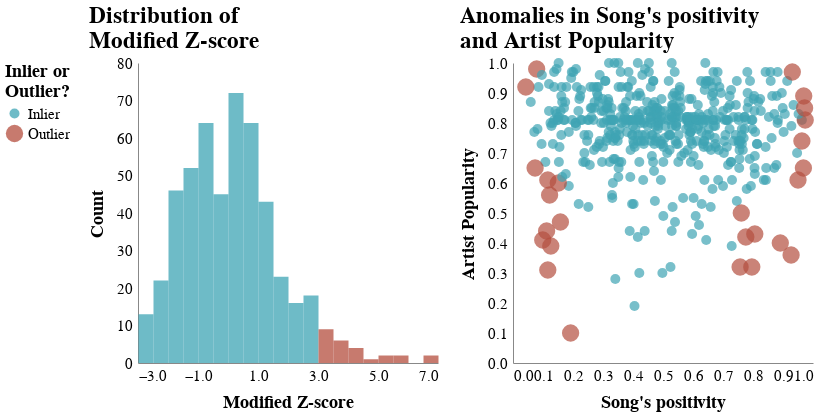

Notebook cell for this chart:
### Code cell
histogram_z_mod_anomalies_01 = plot_histogram_metric_outliers(df_01, 'z_mod', 'outliers_z_mod',
                                                              'Modified Z-score', brush, 0.5,
                                                              ['Distribution of','Modified Z-score'], dim_square=300)
scatterplot_z_mod_anomalies_01 = plot_features_outliers(df_01, 'valence', 'artist_popularity',
                                                        "Song's positivity", "Artist Popularity",
                                                        'outliers_z_mod', tooltips_z_mod, brush,
                                                        ["Anomalies in Song's positivity",
                                                         "and Artist Popularity"], dim_square=300)
grid_z_mod_anomalies_01 = (histogram_z_mod_anomalies_01|scatterplot_z_mod_anomalies_01)
grid_z_mod_anomalies_01 = set_plot_configurations(plot=grid_z_mod_anomalies_01, dim_square=300)
grid_z_mod_anomalies_01

### Figure 1 — Vega-Lite specification as saved in the notebook (floating-point values rounded to 4 significant figures; data arrays with more than 128 entries replaced by an {"elided": "..."} marker saying what was removed)
{"config": {"view": {"continuousWidth": 400, "continuousHeight": 300, "strokeWidth": 0}, "axis": {"grid": false, "labelFontSize": 15.0, "labelPadding": 5.1, "ticks": false, "titleFontSize": 18.0, "titlePadding": 10.2}, "font": "Georgia"}, "hconcat": [{"mark": {"type": "bar", "binSpacing": 0, "opacity": 0.75}, "encoding": {"color": {"field": "outliers_z_mod", "legend": {"labelFontSize": 15.0, "orient": "left", "title": ["Inlier or", "Outlier?"], "titleFontSize": 18.0}, "scale": {"domain": ["Inlier", "Outlier"], "range": ["#3EA4B4", "#B44E3E"]}, "type": "nominal"}, "x": {"axis": {"title": "Modified Z-score"}, "bin": {"step": 0.5}, "field": "z_mod", "type": "quantitative"}, "y": {"aggregate": "count", "axis": {"title": "Count"}, "type": "quantitative"}}, "height": 300, "selection": {"selector001": {"type": "interval"}}, "title": {"text": ["Distribution of", "Modified Z-score"], "anchor": "start", "fontSize": 22.5}, "width": 300}, {"mark": {"type": "circle", "opacity": 0.7}, "encoding": {"color": {"condition": {"field": "outliers_z_mod", "type": "nominal", "selection": "selector001"}, "value": "lightgray"}, "size": {"field": "outliers_z_mod", "legend": null, "scale": {"range": [100, 300]}, "type": "nominal"}, "tooltip": [{"field": "name", "title": "Song", "type": "nominal"}, {"field": "artist", "title": "Artist", "type": "nominal"}, {"field": "album", "title": "Album", "type": "nominal"}, {"field": "z_mod", "title": "Mod. Z-score", "type": "quantitative"}, {"field": "clusters", "title": "Cluster", "type": "nominal"}, {"field": "valence", "title": "Song's positivity", "type": "quantitative"}, {"field": "artist_popularity", "title": "Artist Popularity", "type": "quantitative"}], "x": {"axis": {"title": "Song's positivity"}, "field": "valence", "type": "quantitative"}, "y": {"axis": {"title": "Artist Popularity"}, "field": "artist_popularity", "type": "quantitative"}}, "height": 300, "selection": {"selector001": {"type": "interval"}}, "title": {"text": ["Anomalies in Song's positivity", "and Artist Popularity"], "anchor": "start", "fontSize": 22.5}, "width": 300}], "data": {"name": "data-29e71075e33a7f1cab5532a04f88ff0b"}, "$schema": "https://vega.github.io/schema/vega-lite/v4.17.0.json", "datasets": {"data-29e71075e33a7f1cab5532a04f88ff0b": {"elided": "504 records"}}}
